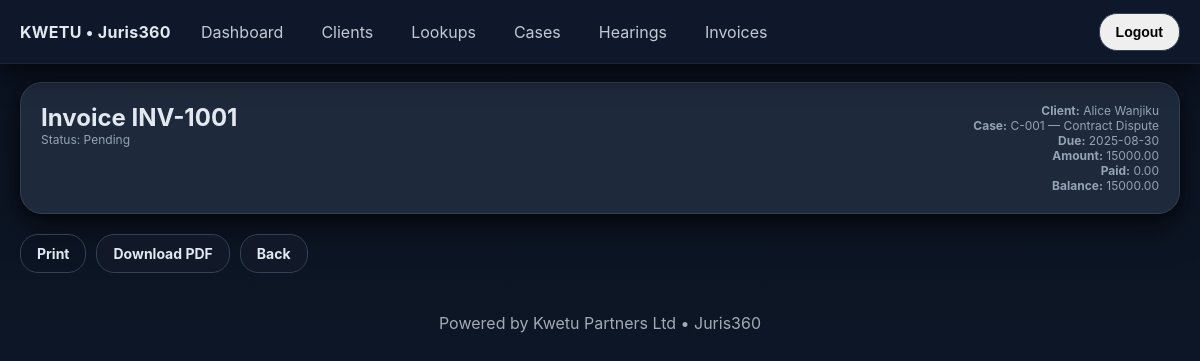
Screenshot of /invoices/1 (signed in) with the database file from the repository.
### app.py (models this page shows)
class Invoice(db.Model):
    id = db.Column(db.Integer, primary_key=True)
    number = db.Column(db.String(40), nullable=False)
    client_id = db.Column(db.Integer, db.ForeignKey('client.id'), nullable=False)
    case_id = db.Column(db.Integer, db.ForeignKey('case.id'), nullable=False)
    status_id = db.Column(db.Integer, db.ForeignKey('case_status.id'), nullable=False)
    amount = db.Column(db.Numeric(12,2), nullable=False)
    due_date = db.Column(db.Date, nullable=True)
    client = db.relationship('Client', back_populates='invoices')
    case = db.relationship('Case', back_populates='invoices')
    status = db.relationship('CaseStatus', back_populates='invoices')
    payments = db.relationship('Payment', back_populates='invoice',
                               cascade='all, delete-orphan', lazy='dynamic')

class CaseStatus(db.Model):
    id = db.Column(db.Integer, primary_key=True)
    name = db.Column(db.String(40), unique=True, nullable=False)
    cases = db.relationship('Case', back_populates='status')
    hearings = db.relationship('Hearing', back_populates='status')
    invoices = db.relationship('Invoice', back_populates='status')

class Client(db.Model):
    id = db.Column(db.Integer, primary_key=True)
    name = db.Column(db.String(120), nullable=False)
    phone = db.Column(db.String(50))
    email = db.Column(db.String(120))
    address = db.Column(db.String(200))
    cases = db.relationship('Case', back_populates='client', cascade='all, delete-orphan')
    invoices = db.relationship('Invoice', back_populates='client', cascade='all, delete-orphan')

class Case(db.Model):
    id = db.Column(db.Integer, primary_key=True)
    ref = db.Column(db.String(40), nullable=False)
    title = db.Column(db.String(200), nullable=False)
    client_id = db.Column(db.Integer, db.ForeignKey('client.id'), nullable=False)
    case_type_id = db.Column(db.Integer, db.ForeignKey('case_type.id'), nullable=False)
    status_id = db.Column(db.Integer, db.ForeignKey('case_status.id'), nullable=False)
    opened_on = db.Column(db.Date, default=date.today)
    next_hearing_date = db.Column(db.Date, nullable=True)
    client = db.relationship('Client', back_populates='cases')
    case_type = db.relationship('CaseType', back_populates='cases')
    status = db.relationship('CaseStatus', back_populates='cases')
    hearings = db.relationship('Hearing', back_populates='case', cascade='all, delete-orphan')
    invoices = db.relationship('Invoice', back_populates='case', cascade='all, delete-orphan')

### app.py (the view)
@app.get('/invoices/<int:id>')
@login_required
def invoice_view(id):
    inv = Invoice.query.get_or_404(id)
    pays = inv.payments.order_by(Payment.date.asc(), Payment.id.asc()).all()
    paid, balance = _invoice_paid_balance(inv)
    return render_template('invoice_print.html', inv=inv, payments=pays, paid=paid, balance=balance)

### app.py (called while the page is built)
def login_required(view):
    @wraps(view)
    def _wrap(*a, **kw):
        if not app.config['REQUIRE_LOGIN'] or session.get('user'):
            return view(*a, **kw)
        return redirect(url_for('login', next=request.path))
    return _wrap

@app.context_processor
def inject_globals():
    return dict(config=app.config, session=session)

def _invoice_paid_balance(inv: Invoice):
    paid = db.session.query(func.coalesce(func.sum(Payment.amount), 0)).filter(Payment.invoice_id == inv.id).scalar() or 0
    paid = Decimal(paid)
    total = Decimal(inv.amount or 0)
    return paid, (total - paid)

### templates/invoice_print.html (shortened to what this page needs)
{% extends "base.html" %}
{% block content %}
<div class="card" id="printArea">
  <div style="display:flex;justify-content:space-between;align-items:flex-start">
    <div>
      <h1 style="margin:0">Invoice {{ inv.number }}</h1>
      <div class="small">Status: {{ inv.status.name }}</div>
    </div>
    <div class="small" style="text-align:right">
      <div><strong>Client:</strong> {{ inv.client.name }}</div>
      <div><strong>Case:</strong> {{ inv.case.ref }} — {{ inv.case.title }}</div>
      <div><strong>Due:</strong> {{ inv.due_date.strftime('%Y-%m-%d') if inv.due_date else '—' }}</div>
      <div><strong>Amount:</strong> {{ '%.2f'|format(inv.amount or 0) }}</div>
      <div><strong>Paid:</strong> {{ '%.2f'|format(paid or 0) }}</div>
      <div><strong>Balance:</strong> {{ '%.2f'|format(balance or 0) }}</div>
    </div>
  </div>
</div>
<div class="no-print" style="margin-top:12px;display:flex;gap:10px">
  <a class="btn" onclick="window.print()">Print</a>
  <a class="btn ghost" href="{{ url_for('invoice_pdf', id=inv.id) }}">Download PDF</a>
  <a class="btn ghost" href="{{ url_for('invoices') }}">Back</a>
</div>
{% endblock %}

### static/kwetu.css (style rules this page uses)
:root { --topbar-start:#0f172a; --topbar-end:#1e293b; --accent:#38bdf8; --accent-strong:#22d3ee; --bg:#0b1220; --bg-soft:#0f1b2d; --surface:#111827; --card:#1e293b; --text:#e2e8f0; --muted:#94a3b8; --border:#334155; --danger:#dc2626; --success:#16a34a; --info:#1d4ed8; --shadow:0 14px 34px rgba(0,0,0,.5), 0 3px 10px rgba(0,0,0,.4); }
* { box-sizing:border-box }
html,body { height:100% }
body { margin:0; font-family:Inter, ui-sans-serif, system-ui, -apple-system, Segoe UI, Roboto, Arial, Noto Sans; background:linear-gradient(180deg, var(--bg), var(--bg-soft)); color:var(--text); }
.card { background:var(--card); border:1px solid var(--border); border-radius:22px; padding:20px; box-shadow:var(--shadow); margin-bottom:20px; }
h1 { font-size:24px;margin:0 0 12px }
.btn { display:inline-block;padding:10px 16px;border-radius:18px;border:1px solid var(--border);text-decoration:none;font-size:14px;transition:transform .12s, box-shadow .12s; font-weight:700 }
.btn.ghost { background:var(--surface);color:var(--text) }
.small { font-size:12px;color:var(--muted) }

### rows the page displays
Invoice: number "INV-1001", due_date "2025-08-30", amount "15000.00"
CaseStatus: status.name "Pending"
Client: client.name "Alice Wanjiku"
Case: case.ref "C-001", case "Contract Dispute"

### other values shown
{{ '%.2f'|format(paid or 0) }} "0.00"
{{ '%.2f'|format(balance or 0) }} "15000.00"
